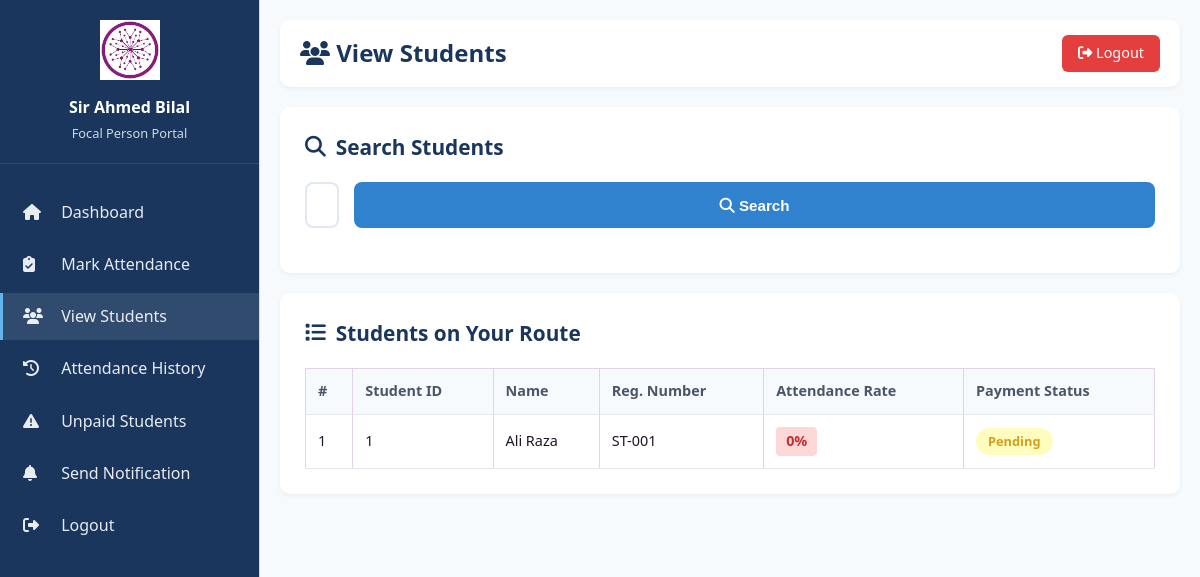
The page /backend/focal/view_students.php (signed in) on the database its author committed.
### tables this page shows
CREATE TABLE students (
    student_id INT AUTO_INCREMENT PRIMARY KEY,
    name VARCHAR(100) NOT NULL,
    student_reg_no VARCHAR(50) UNIQUE,
    route_id INT,
    user_id INT UNIQUE,
    fee_status ENUM('Paid', 'Unpaid', 'Pending') DEFAULT 'Unpaid',
    fee_amount DECIMAL(10, 2) DEFAULT 0,
    last_payment_date DATE,
    created_at TIMESTAMP DEFAULT CURRENT_TIMESTAMP,
    updated_at TIMESTAMP DEFAULT CURRENT_TIMESTAMP ON UPDATE CURRENT_TIMESTAMP,
    FOREIGN KEY (route_id) REFERENCES routes(route_id) ON DELETE SET NULL,
    FOREIGN KEY (user_id) REFERENCES users(id) ON DELETE CASCADE
);

### backend/focal/view_students.php (the view, shortened to what this page needs)
<?php
require_once '../connection.php';
$route_id = $_SESSION['route_id'];
$sql = "SELECT s.*,
        (SELECT COUNT(*) FROM attendance WHERE student_id = s.student_id AND status = 'Present') as present_count,
        (SELECT COUNT(*) FROM attendance WHERE student_id = s.student_id) as total_attendance,
        (SELECT status FROM payments WHERE student_id = s.student_id ORDER BY due_date DESC LIMIT 1) as latest_payment_status
        FROM students s
        WHERE s.route_id = ?
        ORDER BY s.name";
$stmt = $conn->prepare($sql);
$stmt->bind_param("i", $route_id);
$stmt->execute();
$students = $stmt->get_result();
$search = $_GET['search'] ?? '';
?>
<!DOCTYPE html>
<html lang="en">
<head>
    <link rel="stylesheet" href="../../style.css">
    <link rel="stylesheet" href="https://cdnjs.cloudflare.com/ajax/libs/font-awesome/6.4.0/css/all.min.css">
</head>
<body>
    <div class="dashboard-container">
        <aside class="sidebar">
            <div class="sidebar-header">
                <img src="../../download.jfif" alt="Logo">
                <h3><?php echo htmlspecialchars($_SESSION['focal_name']); ?></h3>
                <p>Focal Person Portal</p>
            </div>
            <ul class="nav-menu">
                <li><a href="dashboard.php"><i class="fas fa-home"></i> Dashboard</a></li>
                <li><a href="mark_attendance.php"><i class="fas fa-clipboard-check"></i> Mark Attendance</a></li>
                <li><a href="view_students.php" class="active"><i class="fas fa-users"></i> View Students</a></li>
                <li><a href="attendance_history.php"><i class="fas fa-history"></i> Attendance History</a></li>
                <li><a href="unpaid_students.php"><i class="fas fa-exclamation-triangle"></i> Unpaid Students</a></li>
                <li><a href="send_notification.php"><i class="fas fa-bell"></i> Send Notification</a></li>
                <li><a href="../logout.php"><i class="fas fa-sign-out-alt"></i> Logout</a></li>
            </ul>
        </aside>
        <main class="main-content">
            <div class="top-bar">
                <h1><i class="fas fa-users"></i> View Students</h1>
                <a href="../logout.php" class="btn-logout"><i class="fas fa-sign-out-alt"></i> Logout</a>
            </div>
            <div class="content-card">
                <h2><i class="fas fa-search"></i> Search Students</h2>
                <form method="GET" action="" class="search-bar">
                    <input type="text" name="search" placeholder="Search by name or registration number..." value="<?php echo htmlspecialchars($search); ?>">
                    <button type="submit" class="btn-search"><i class="fas fa-search"></i> Search</button>
                </form>
            </div>
            <div class="content-card">
                <h2><i class="fas fa-list"></i> Students on Your Route</h2>
                <?php if ($students->num_rows > 0): ?>
                    <table class="data-table">
                        <thead>
                            <tr>
                                <th>#</th>
                                <th>Student ID</th>
                                <th>Name</th>
                                <th>Reg. Number</th>
                                <th>Attendance Rate</th>
                                <th>Payment Status</th>
                            </tr>
                        </thead>
                        <tbody>
                            <?php
                            $counter = 1;
                            while ($student = $students->fetch_assoc()):
                                $attendance_rate = $student['total_attendance'] > 0
                                    ? round(($student['present_count'] / $student['total_attendance']) * 100, 1)
                                    : 0;
                                $rate_class = $attendance_rate >= 80 ? 'high' : ($attendance_rate >= 60 ? 'medium' : 'low');
                            ?>
                                <tr>
                                    <td><?php echo $counter++; ?></td>
                                    <td><?php echo $student['student_id']; ?></td>
                                    <td><?php echo htmlspecialchars($student['name']); ?></td>
                                    <td><?php echo htmlspecialchars($student['student_reg_no'] ?? 'N/A'); ?></td>
                                    <td>
                                        <span class="attendance-rate attendance-<?php echo $rate_class; ?>">
                                            <?php echo $attendance_rate; ?>%
                                        </span>
                                    </td>
                                    <td>
                                        <span class="status-badge status-<?php echo strtolower($student['latest_payment_status'] ?? 'unpaid'); ?>">
                                            <?php echo $student['latest_payment_status'] ?? 'Unpaid'; ?>
                                        </span>
                                    </td>
                                </tr>
                            <?php endwhile; ?>
                        </tbody>
                    </table>
                <?php endif; ?>
            </div>
        </main>
    </div>
</body>
</html>

### style.css (style rules this page uses)
:root { --purple-900: #3e0d48; --purple-800: #5a1768; --purple-700: #6f1f7d; --purple-500: #8b2d99; --purple-300: #b568bf; --bg: #f4eff8; --text: #1f1326; --danger: #a10e5a; --ok: #6f1f7d; --card: #ffffff; --border: #e1d2e8; --success: #2d7a2d; --warning: #d4a017; --info: #2c5aa0; }
* { box-sizing: border-box; }
body { margin: 0; font-family: "Segoe UI", Tahoma, Geneva, Verdana, sans-serif; color: var(--text); background: var(--bg); line-height: 1.45; -webkit-font-smoothing: antialiased; -moz-osx-font-smoothing: grayscale; }
input, select, button, textarea { width: 100%; border-radius: 10px; border: 1px solid var(--border); padding: 0.7rem 0.8rem; font-size: 0.95rem; }
button { cursor: pointer; border: none; font-weight: 700; transition: all 0.2s ease; }
.sidebar { background: #fff; border-right: 1px solid var(--border); padding: 1rem 0.8rem; }
table { width: 100%; border-collapse: collapse; overflow: hidden; }
th, td { text-align: left; padding: 0.62rem 0.55rem; border: 1px solid var(--border); font-size: 0.9rem; }
th { background: rgba(139, 45, 153, 0.1); }
.status-pending { color: var(--text-secondary); font-weight: 600; }
.status-pending { color: var(--warning); font-weight: 600; }
.status-badge { padding: 0.5rem 1rem; border-radius: 20px; font-size: 0.85rem; font-weight: 600; display: inline-block; }
.status-pending { color: var(--warning) !important; font-weight: 600; }

### backend/focal/view_students.php (style rules this page uses)
.dashboard-container { display: flex; min-height: 100vh; }
.sidebar { width: 260px; background: #1a365d; color: white; padding: 20px 0; position: fixed; height: 100vh; overflow-y: auto; }
.sidebar-header { padding: 0 20px 20px; border-bottom: 1px solid rgba(255,255,255,0.1); text-align: center; }
.sidebar-header img { width: 60px; margin-bottom: 10px; }
.sidebar-header h3 { font-size: 1rem; margin: 0; }
.sidebar-header p { font-size: 0.8rem; opacity: 0.8; margin: 5px 0 0; }
.nav-menu { list-style: none; padding: 20px 0; margin: 0; }
.nav-menu li { margin: 5px 0; }
.nav-menu a { display: block; padding: 12px 20px; color: rgba(255,255,255,0.9); text-decoration: none; transition: all 0.3s; border-left: 3px solid transparent; }
.nav-menu a:hover, .nav-menu a.active { background: rgba(255,255,255,0.1); border-left-color: #63b3ed; }
.nav-menu i { width: 24px; margin-right: 10px; }
.main-content { flex: 1; margin-left: 260px; padding: 20px; background: #f7fafc; min-height: 100vh; }
.top-bar { display: flex; justify-content: space-between; align-items: center; padding: 15px 20px; background: white; border-radius: 10px; margin-bottom: 20px; box-shadow: 0 2px 4px rgba(0,0,0,0.05); }
.top-bar h1 { margin: 0; font-size: 1.5rem; color: #1a365d; }
.btn-logout { padding: 8px 16px; background: #e53e3e; color: white; border: none; border-radius: 6px; cursor: pointer; text-decoration: none; font-size: 0.9rem; }
.content-card { background: white; border-radius: 10px; padding: 25px; box-shadow: 0 2px 4px rgba(0,0,0,0.05); margin-bottom: 20px; }
.content-card h2 { margin: 0 0 20px; color: #1a365d; font-size: 1.3rem; display: flex; align-items: center; gap: 10px; }
.search-bar { display: flex; gap: 15px; margin-bottom: 20px; }
.search-bar input { flex: 1; padding: 12px 15px; border: 2px solid #e2e8f0; border-radius: 8px; font-size: 1rem; }
.btn-search { padding: 12px 25px; background: #3182ce; color: white; border: none; border-radius: 8px; cursor: pointer; }
.data-table { width: 100%; border-collapse: collapse; }
.data-table th, .data-table td { padding: 12px; text-align: left; border-bottom: 1px solid #e2e8f0; }
.data-table th { background: #f7fafc; font-weight: 600; color: #4a5568; }
.status-badge { padding: 4px 12px; border-radius: 20px; font-size: 0.8rem; font-weight: 600; }
.status-pending { background: #fefcbf; color: #975a16; }
.attendance-rate { display: inline-block; padding: 4px 10px; border-radius: 4px; font-weight: 600; }
.attendance-low { background: #fed7d7; color: #c53030; }

### rows shown on the page
students: student_id "1", name "Ali Raza", student_reg_no "ST-001", attendance_rate "0", latest_payment_status "Pending"

### other values the page prints
$_SESSION['focal_name'] "Sir Ahmed Bilal"
